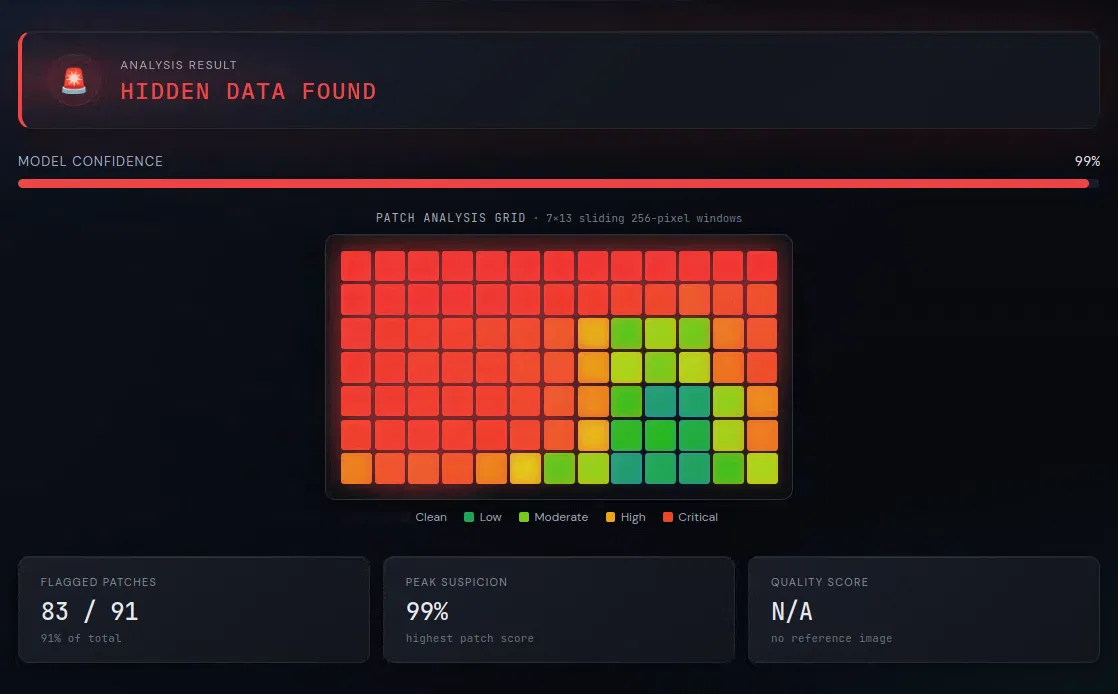
#> input picture docs/screenshots/heatmap.webp, 1118 x 694 px, given in place of demo_clean.png, which was not available
$ python test_overfitting.py
#> lines starting #> are read from the running program, lines starting #| are printed output that depends on the picture; after the words box and inside, x2 and y2 are one past the last pixel; in counts of white or black regions, pixels touching at a corner belong together; pictures that were not available may be replaced by others from this repository, and a replacement may not be noted
import numpy as np
from PIL import Image
import matplotlib.pyplot as plt


def visualize_lsb_plane(image_path, output_path="lsb_plane.png"):
    """
    Extract and visualize the LSB plane.
    Hidden data will appear as patterns in this image!
    """
    # Load image
    img = Image.open(image_path).convert('L')
    img_array = np.array(img)

    # Extract LSB (least significant bit) from each pixel
    lsb_plane = (img_array & 1) * 255  # Multiply by 255 to make visible

    # Create visualization
    fig, axes = plt.subplots(1, 3, figsize=(15, 5))

    # Original image
    axes[0].imshow(img, cmap='gray')
    axes[0].set_title('Original Image', fontsize=14, fontweight='bold')
    axes[0].axis('off')

    # LSB plane (where the secret is!)
    axes[1].imshow(lsb_plane, cmap='gray')
    axes[1].set_title('LSB Plane (Hidden Data Layer)', fontsize=14, fontweight='bold')
    axes[1].axis('off')

    # Difference visualization (enhanced contrast)
    axes[2].imshow(lsb_plane, cmap='hot')
    axes[2].set_title('LSB Plane (Enhanced - Hot Colors)', fontsize=14, fontweight='bold')
    axes[2].axis('off')

    plt.tight_layout()
    plt.savefig(output_path, dpi=150, bbox_inches='tight')
    plt.show()

    print(f"✅ LSB plane visualization saved to: {output_path}")
    return lsb_plane


def compare_clean_vs_stego_lsb(clean_path, stego_path):
    """
    Side-by-side comparison showing the hidden data
    """
#> called with clean_path = 'demo_clean.png', stego_path = 'demo_stego.png'
    clean = np.array(Image.open(clean_path).convert('L'))
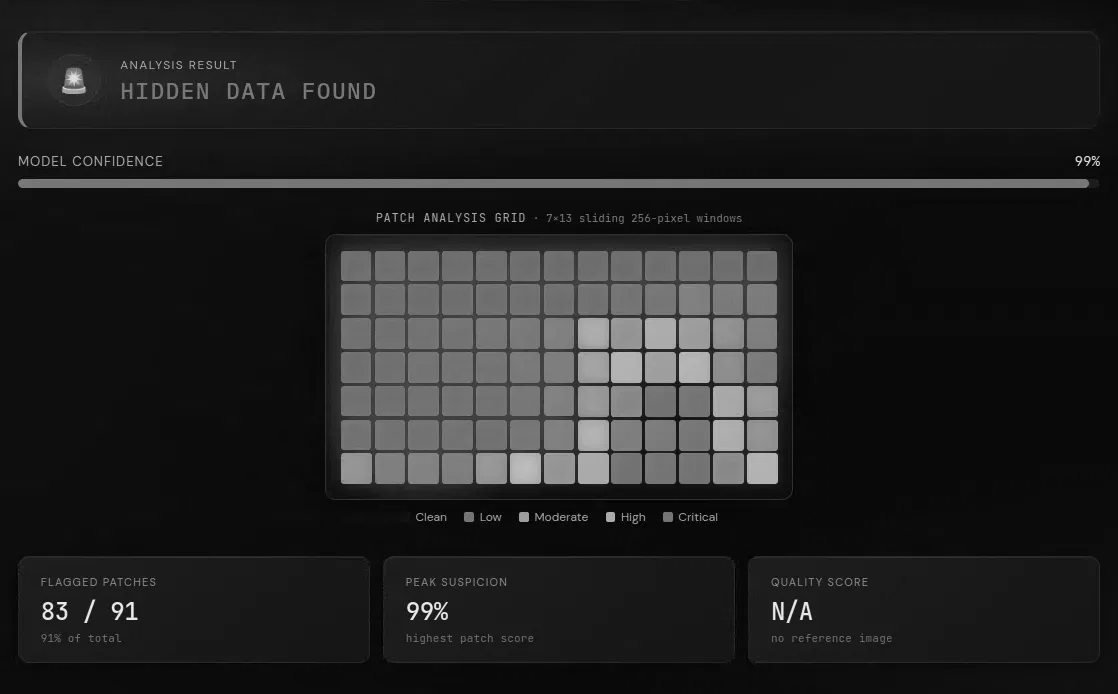
#> clean: shape (694, 1118); min 0, max 249, mean 33.2
    stego = np.array(Image.open(stego_path).convert('L'))
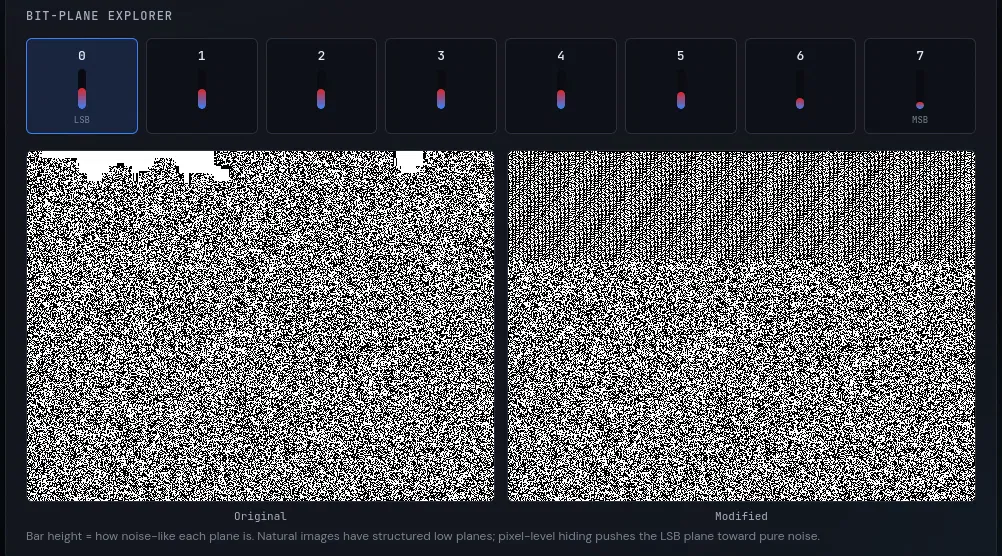
#> input picture docs/screenshots/lsb_plane.webp, 1002 x 556 px, given in place of demo_stego.png, which was not available

    clean_lsb = (clean & 1) * 255
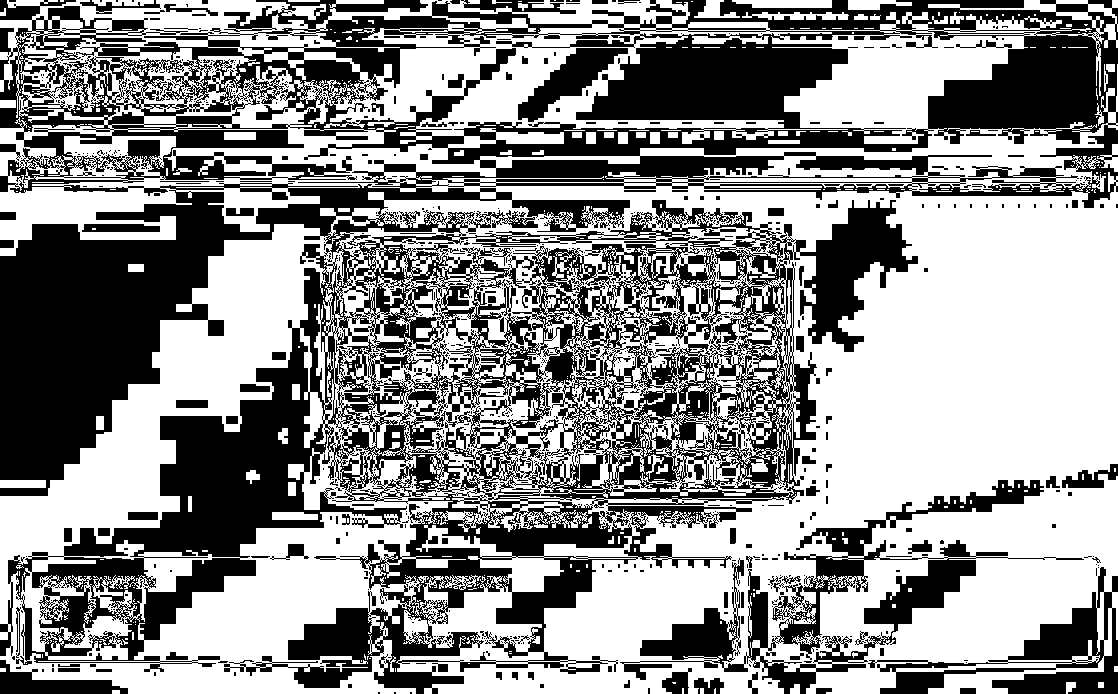
#> clean_lsb: shape (694, 1118); 56.4% white; 829 black regions (696 under 20 px), largest, box (x1, y1, x2, y2) and area: (0, 0, 1118, 694) 293413, (620, 480, 1084, 694) 18165, (868, 567, 1118, 694) 8422
    stego_lsb = (stego & 1) * 255
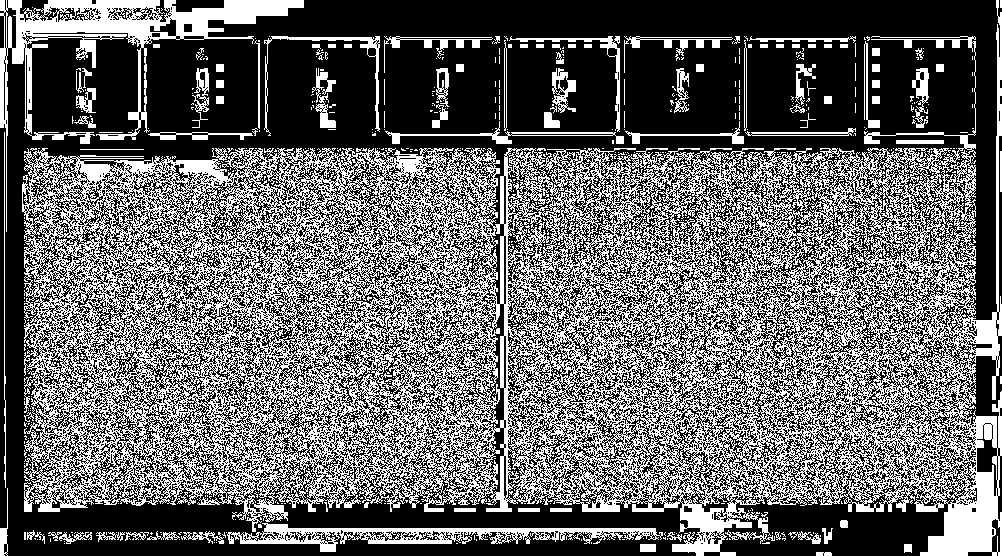
#> stego_lsb: shape (556, 1002); 39.9% white in thin lines or dots

    fig, axes = plt.subplots(2, 2, figsize=(12, 12))

    # Clean image
    axes[0, 0].imshow(clean, cmap='gray')
    axes[0, 0].set_title('Clean Image (Original)', fontsize=12, fontweight='bold')
    axes[0, 0].axis('off')

    # Clean LSB (random noise)
    axes[0, 1].imshow(clean_lsb, cmap='hot')
    axes[0, 1].set_title('Clean LSB Plane (Natural Noise)', fontsize=12, fontweight='bold')
    axes[0, 1].axis('off')

    # Stego image (looks identical)
    axes[1, 0].imshow(stego, cmap='gray')
    axes[1, 0].set_title('Stego Image (Looks Identical!)', fontsize=12, fontweight='bold')
    axes[1, 0].axis('off')

    # Stego LSB (HIDDEN DATA VISIBLE!)
    axes[1, 1].imshow(stego_lsb, cmap='hot')
    axes[1, 1].set_title('Stego LSB Plane (HIDDEN DATA!)', fontsize=12, fontweight='bold')
    axes[1, 1].axis('off')

    plt.tight_layout()
    plt.savefig('lsb_comparison.png', dpi=150, bbox_inches='tight')
    plt.show()

    print("✅ Comparison saved to: lsb_comparison.png")


# Usage in your demo:
compare_clean_vs_stego_lsb("demo_clean.png", "demo_stego.png")
